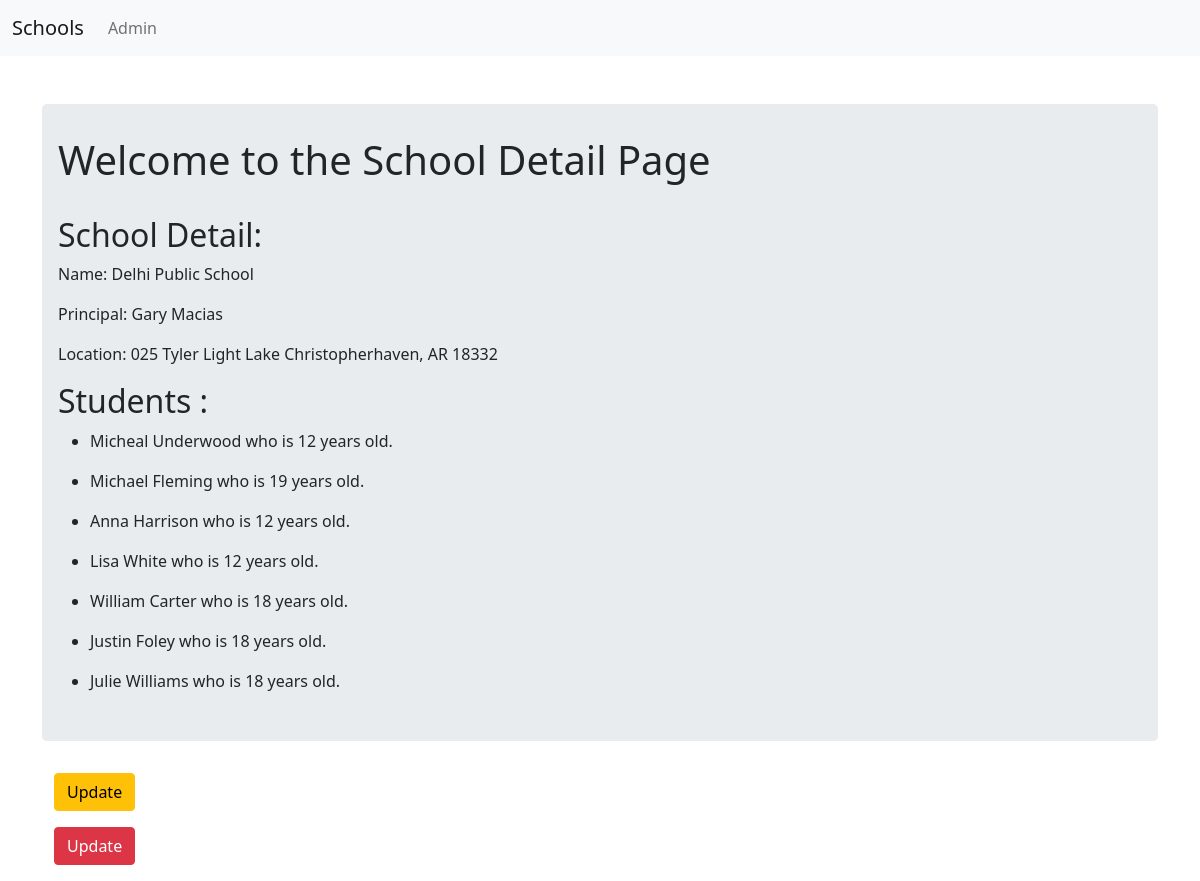
The app's page /cbv_app/119/ with its own data.
### cbv_app/models.py (models this page shows, shortened)
class School(models.Model):
    name = models.CharField(max_length=255)
    principle = models.CharField(max_length=256)
    location = models.CharField(max_length = 256)

class Student(models.Model):
    name = models.CharField(max_length=255)
    age = models.PositiveIntegerField()
    school = models.ForeignKey(School,on_delete=models.CASCADE)

### cbv_app/views.py (the view)
# urls.py: path('<int:pk>/', views.SchoolDetailView.as_view(), name='detail'),
class SchoolDetailView(DetailView):
    context_object_name = 'school_detail'
    model = models.School
    template_name = 'cbv_app/school_details.html'

### cbv_app/templates/cbv_app/school_details.html
{% extends 'cbv_app/cbv_app_base.html' %}
{% block body_block %}
<div class="jumbotron">
    <h1>Welcome to the School Detail Page</h1><br>
    <h2>School Detail:</h2>
    <p>Name: {{school_detail.name}}</p>
    <p>Principal: {{school_detail.principle}}</p>
    <p>Location: {{school_detail.location}}</p>
    <h2>Students :</h2>
    {% for student in school_detail.student_set.all %}
        <ul>
            <li><p> {{student.name}} who is {{student.age}} years old.</p></li>
        </ul>
    {% endfor %}
</div>
<div class="container">
    <p><a class="btn btn-warning" href="{% url 'cbv_app:update' pk=school_detail.pk %}">Update</a> </p>
    <p><a class="btn btn-danger" href="{% url 'cbv_app:delete' pk=school_detail.pk %}">Update</a> </p>
</div>
{% endblock %}

### cbv_app/templates/cbv_app/cbv_app_base.html (style rules this page uses)
.jumbotron { padding: 2rem 1rem; margin-bottom: 2rem; background-color: #e9ecef; border-radius: .3rem; }

### records on screen
School: name "Delhi Public School", principle "Gary Macias", location "025 Tyler Light Lake Christopherhaven, AR 18332"
Student: name "Micheal Underwood", age "12"
Student: name "Michael Fleming", age "19"
Student: name "Anna Harrison", age "12"
Student: name "Lisa White", age "12"
Student: name "William Carter", age "18"
Student: name "Justin Foley", age "18"
Student: name "Julie Williams", age "18"
